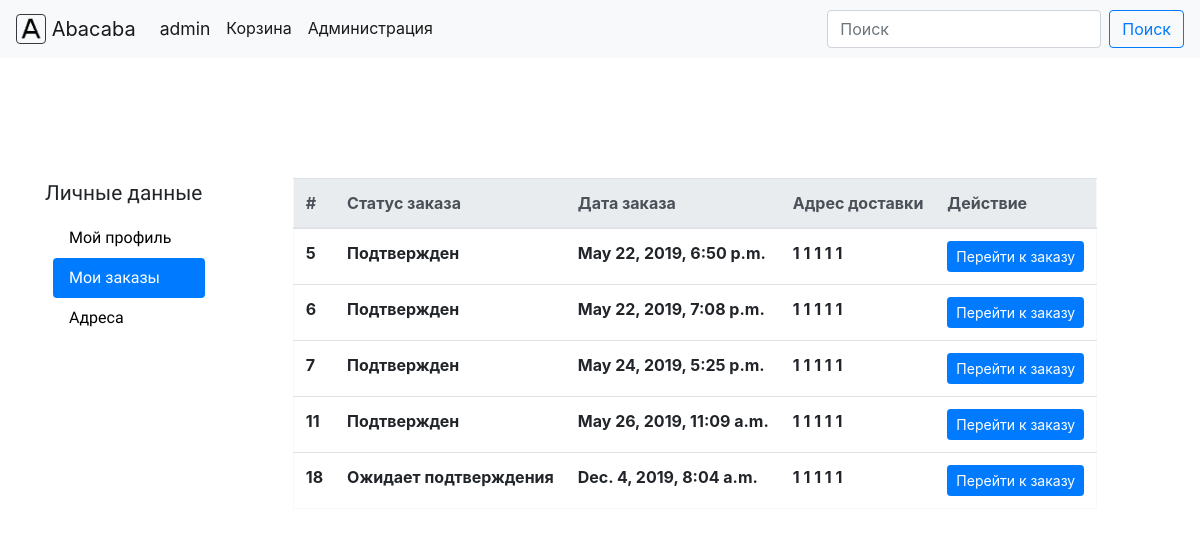
Screenshot of /accounts/orders (signed in) with the database file from the repository.
### core/models.py (models this page shows)
class Order(models.Model):
    id = models.AutoField(primary_key=True)
    status = models.TextField(default='Ожидает подтверждения')
    author = models.ForeignKey(to=User,
                               on_delete=models.CASCADE,
                               null=True,
                               blank=True,
                               related_name='orders')
    cost = models.IntegerField(default=0)
    order_date = models.DateTimeField(auto_now_add=True)
    address = models.ForeignKey(to=Addresses,
                                on_delete=models.SET_NULL,
                                null=True,
                                related_name='orders')
    email = models.TextField(null=True,
                             blank=True)  # #Электронная почта для заказов от незарегистрированных пользователей

class Addresses(models.Model):
    id = models.AutoField(primary_key=True)
    description = models.TextField(blank=True,
                                   null=True)
    customer = models.ForeignKey(to=User,
                                 on_delete=models.CASCADE,
                                 null=True,
                                 blank=True,
                                 related_name='addresses')
    city = models.TextField(default='Москва')
    street = models.TextField(default='Довженко')
    building = models.TextField(default='1')
    flat = models.TextField(default='1')
    entrance = models.TextField(null=True, blank=True)
    def __str__(self):
        return self.city + ' ' + self.street + ' ' + self.building + ' ' + self.entrance + ' ' + self.flat

### core/views.py (the view)
# urls.py: url('accounts/orders', views.profile_orders, name='profile_orders'),
@login_required
def profile_orders(request):
    user = User.objects.get(username=request.user.username)
    orders = Order.objects.filter(author=user)
    if orders.count() == 0:
        return render(request, 'registration/profile_orders.html', {'empty': 'yes'})
    return render(request, 'registration/profile_orders.html', {'orders': orders})

### core/templates/registration/profile_orders.html (shortened to what this page needs)
{% extends 'registration/profile_navigation.html' %}
{% block data %}
    <div>
        {% load widget_tweaks %}
        {% if not empty %}
            <table class="table border border-light">
              <thead class="thead-light">
                <tr>
                    <th scope="col">#</th>
                    <th scope="col">Статус заказа</th>
                    <th scope="col">Дата заказа</th>
                    <th scope="col">Адрес доставки</th>
                    <th scope="col">Действие</th>
                </tr>
              </thead>
              <tbody>
                    {% for key in orders %}
                        <tr>
                            <th scope="row" style="overflow: hidden;">{{ key.id }}</th>
                            <th scope="row" style="overflow: hidden;">{{ key.status }}</th>
                            <th scope="row" style="overflow: hidden;">{{ key.order_date }}</th>
                            <th scope="row" style="overflow: hidden;">{{ key.address }}</th>
                            <th scope="row" style="overflow: hidden;">
                                <a class="btn btn-primary btn-sm" href="/order?id={{ key.id }}">Перейти к заказу</a>
                            </th>
                        </tr>
                    {% endfor %}
              </tbody>
            </table>
        {% endif %}
    </div>
{% endblock %}

### core/templates/menu.html (shortened to what this page needs)
<nav class="navbar navbar-expand-lg navbar-light bg-light" style="background-color: #e3f2fd;">
  <a class="navbar-brand" href="/">
    <img src= "/static/logo.png" width="30" height="30" class="d-inline-block align-top border border-dark rounded" alt="M">
    Abacaba
  </a>
  <div class="collapse navbar-collapse" id="navbarText">
    <ul class="navbar-nav mr-auto">
      <li class="nav-item dropdown" id="cabinet">
        <a class="nav-link dropdown-toggle active" id="navbarDropdown_personal_cabinet" role="button" href="/" data-toggle="dropdown" aria-haspopup="true" aria-expanded="false" style="font-size: 110%;">
            {% if request.user.is_authenticated %}
                {{ user.username }}
             {% else %}
                Личный кабинет
            {% endif %}
        </a>
      </li>
        <li class="nav-item active">
        <a class="nav-link" href="/cart">Корзина</a>
      </li>
      {% if request.user.is_staff %}
            <li class="nav-item active">
            <a class="nav-link" href="/admin" >Администрация</a>
        </li>
      {% endif %}
    </ul>
    <form class="form-inline" method="GET" action="/" id="search_form">
        <input class="form-control mr-sm-2" type="search" placeholder="Поиск" aria-label="Search" id="input" name="text">
        <button class="btn btn-outline-primary my-2 my-sm-0" type="submit" action="submit">Поиск</button>
    </form>
  </div>
</nav>

### core/templates/menu.html (style rules this page uses)
.dropdown-toggle::after { display:none; }
a { color: black; text-decoration: none; }

### rows the page displays
Order: id "5", status "Подтвержден", order_date "May 22, 2019, 6:50 p.m.", address "1 1 1 1 1"
Order: id "6", status "Подтвержден", order_date "May 22, 2019, 7:08 p.m.", address "1 1 1 1 1"
Order: id "7", status "Подтвержден", order_date "May 24, 2019, 5:25 p.m.", address "1 1 1 1 1"
Order: id "11", status "Подтвержден", order_date "May 26, 2019, 11:09 a.m.", address "1 1 1 1 1"
Order: id "18", status "Ожидает подтверждения", order_date "Dec. 4, 2019, 8:04 a.m.", address "1 1 1 1 1"

### other values shown
{{ user.username }} "admin"
